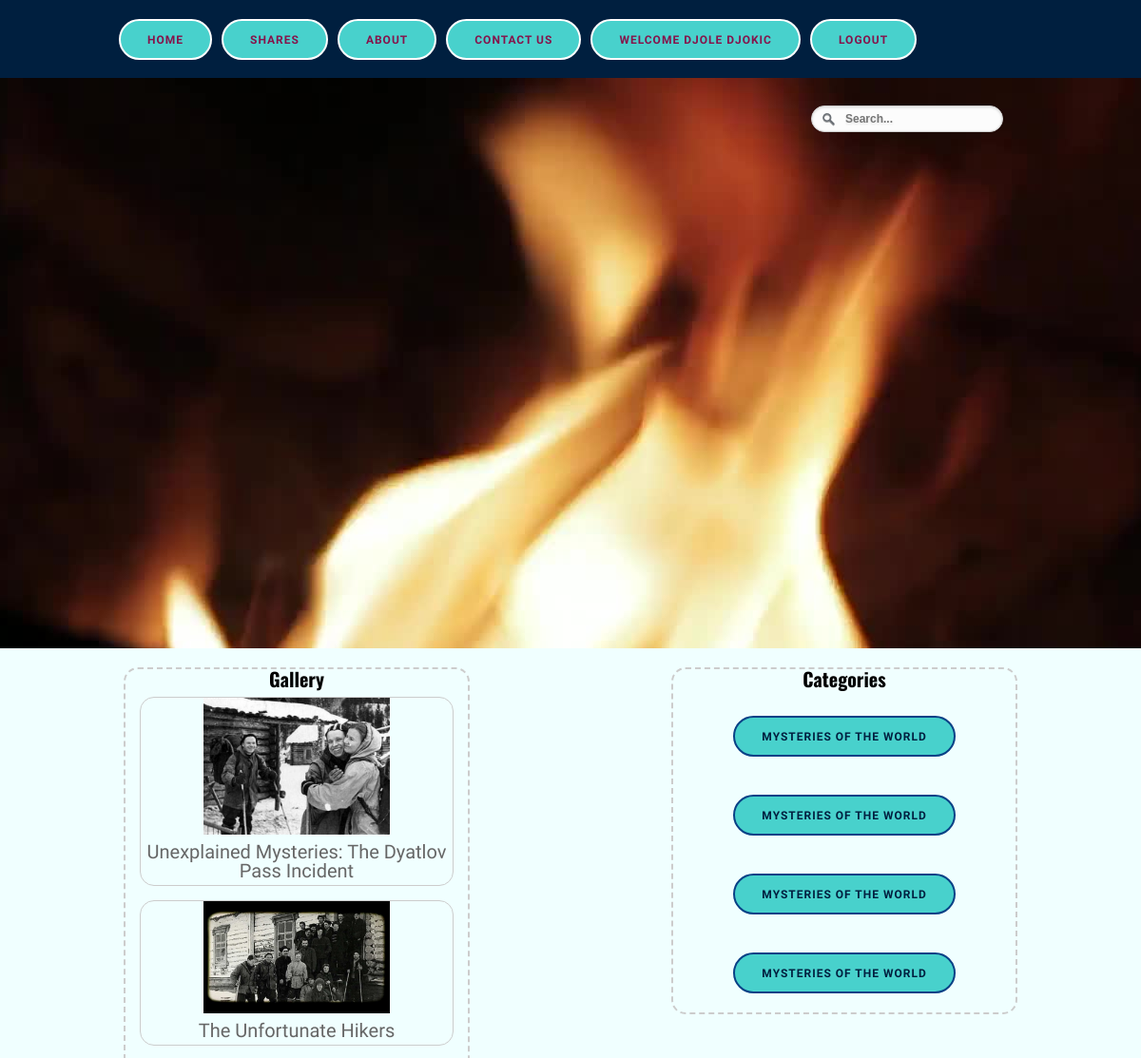
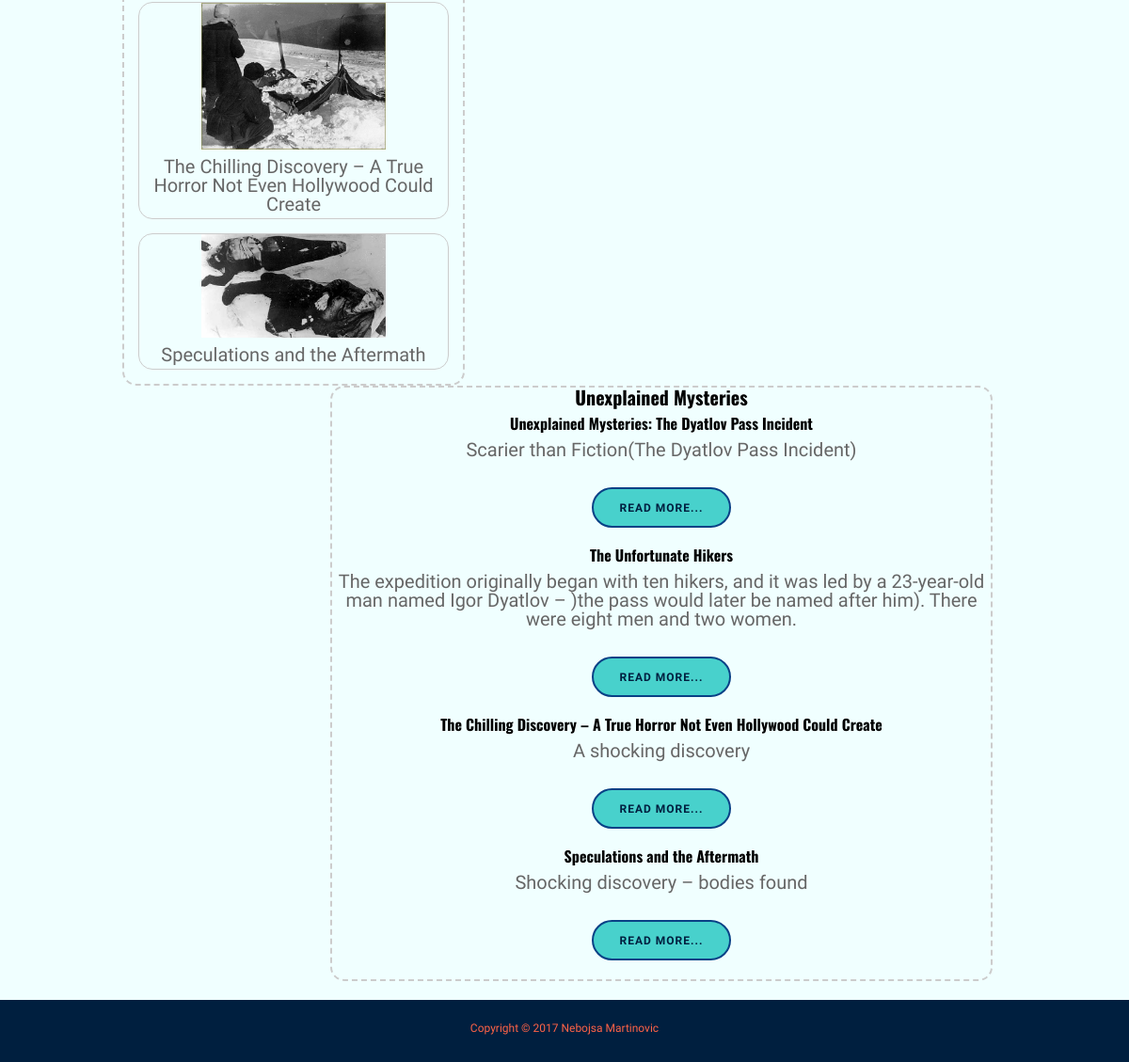
The page /category/index/2 (signed in) on the database its author committed (2 pictures, top to bottom).
### tables this page shows
CREATE TABLE IF NOT EXISTS `images` (
  `id_image` int(11) NOT NULL AUTO_INCREMENT,
  `img_title` varchar(200) NOT NULL,
  `img_intro` varchar(200) NOT NULL,
  `img_body` text NOT NULL,
  `img_date` datetime NOT NULL DEFAULT CURRENT_TIMESTAMP,
  `img_name` varchar(200) NOT NULL,
  `img_id` int(11) NOT NULL,
  `cat_title` varchar(200) NOT NULL,
  `cat_id` int(11) NOT NULL,
  PRIMARY KEY (`id_image`)
);

### views/main.php (called while the page is built)
<?php include 'includes/header.php'; ?>

### controllers/category.php (called while the page is built)
<?php
class Category extends Controller{
	protected function Index(){
		$viewmodel = new CategoryModel();
		$this->returnView($viewmodel->Index(), true);
	}
}
 ?>

### classes/Model.php (called while the page is built, shortened)
<?php
abstract class Model{
	protected $dbh;
	protected $stmt;
	public function __construct(){
		$this->dbh = new PDO("mysql:host=".DB_HOST.";dbname=".DB_NAME, DB_USER, DB_PASS);
	}
	public function query($query){
		$this->stmt = $this->dbh->prepare($query);
	}
	public function execute(){
		$this->stmt->execute();
	}
	public function resultSet(){
		$this->execute();
		return $this->stmt->fetchAll(PDO::FETCH_ASSOC);
	}
}
 ?>

### models/category.php (called while the page is built)
<?php
class CategoryModel extends Model{
public function Index(){
		if (isset($_GET['id'])) {
			$id = $_GET['id'];
			$this->query("SELECT * FROM images WHERE cat_id={$id} ");
			$rows = $this->resultSet();
		}
			return $rows;
		}
	}
?>

### views/category/index.php (the view, shortened to what this page needs)
<link rel="stylesheet" href="../../assets/css/style.css">
<link href="../../searchf/form.css" rel="stylesheet" type="text/css" />
 <section id="videoback" class="negativ">
        <video autoplay loop muted poster="Open-Fire.jpg" id="bgvid">
            <source src="../../video/Open-Fire.webm" type="video/webm">
            <source src="../../video/Open-Fire.mp4" type="video/mp4">
        </video>
    </section>
   <section id="drugi">
      <div class="wrapper">
        <div id="rightcat">
        <h2>Categories</h2>
        <?php foreach($viewmodel as $cat): ?>
          <ul>
            <li><a href="<?php echo ROOT_URL; ?>category/index/<?php echo $cat['img_id']; ?>" class="dugme"><?php echo $cat['cat_title']; ?></a></li>
          </ul>
          <?php endforeach; ?>
        </div>
         <div id="leftcat">
          <h2>Gallery</h2>
          <?php foreach($viewmodel as $image): ?>
            <div class="gallery">
              <a href="../../images/<?php echo $image['img_name']; ?>">
                <img src="../../images/<?php echo $image['img_name']; ?>" >
              </a>
              <div class="desc"><?php echo $image['img_title']; ?></div>
            </div>
          <?php endforeach; ?>
        </div>
         <div id="center">
            <h2>Unexplained Mysteries</h2>
            <?php foreach($viewmodel as $image): ?>
            <h4><?php echo $image['img_title']; ?></h4>
            <p><?php echo $image['img_intro']; ?></p>
            <a href="<?php echo ROOT_URL; ?>readmore/index/<?php echo $image['img_id']; ?>" class="dugme">Read More...</a>
            <?php endforeach; ?>
        </div>
  </div>
</section>
    <footer id="footer" class="negativ">
      <p>Copyright &copy; 2017 Nebojsa Martinovic</p>
    </footer>

### assets/css/style.css (style rules this page uses)
img { max-width:100%; }
p { margin:0 0 0.5em; }
.negativ { color:#FF6347; }
a:link, a:visited { color:#001f3f; text-decoration:none; }
.wrapper { width:auto; margin:0 auto; height: auto; overflow:hidden; }
#center { width: 700px; border:2px dashed #ccc; border-radius: 15px; margin-top: auto; float: right; margin-right: 25px; }
#rightcat { width: 360px; border:2px dashed #ccc; border-radius: 15px; float: right; margin-right: 10px; }
#rightcat ul { list-style-type: none; text-align: inherit; }
#leftcat { width: 360px; border:2px dashed #ccc; border-radius: 15px; float: left; margin-left: 10px; }
div.gallery { margin: 15px; border: 1px solid #ccc; float: left; width: auto; margin-top: auto; border-radius: 15px; }
div.gallery img { width: 60%; height: auto; }
div.desc { padding: 5px; text-align: center; }
.dugme { background: #48D1CC; border: 2px solid #094186; border-radius: 25px; color: #001f3f; display: inline-block; font-size: 12px; font-weight: 700; letter-spacing: 1px; line-height: 1; padding: 14px 28px 13px; margin:20px 5px; text-transform: uppercase; transition: all 0.2s ease; }
#drugi { padding:20px 0; text-align:center; overflow:hidden; }
#footer { background:#001f3f; padding:20px 0; text-align:center; font-size:12px; clear: both; }
#videoback { padding:300px 0; position:relative; overflow:hidden; text-align:center; }
#bgvid { position: absolute; top: 50%; left: 50%; min-width: 100%; min-height: 100%; width:auto; height:auto; z-index: -100; -webkit-transform: translateX(-50%) translateY(-50%); transform: translateX(-50%) translateY(-50%); background: url(video/Open-Fire.jpg) no-repeat; background-size: cover; }
@media screen and (min-width:1024px) and (max-width:1260px) { .wrapper { width:960px; } }
* { padding:0; margin:0; outline:0; }
body { font-family: 'Berkshire Swash', cursive; font-size:20px; line-height:20px; color:#666; background: #F0FFFF; }
a { color:#364f86; text-decoration: none; cursor:pointer; }
h1, h2, h3, h4, h5 { font-family: "Oswald", Arial, sans-serif; padding-bottom:8px; color: black; }
h2 { font-size:20px; line-height:21px; }
h4 { font-size:16px; line-height:19px; }

### rows shown on the page
images: cat_title "MYSTERIES OF THE WORLD", img_name (picture), img_title "Unexplained Mysteries: The Dyatlov Pass Incident", img_intro "Scarier than Fiction(The Dyatlov Pass Incident)"
images: cat_title "MYSTERIES OF THE WORLD", img_name (picture), img_title "The Unfortunate Hikers", img_intro "The expedition originally began with ten hikers, and it was led by a 23-year-old man named Igor Dyatlov – )the pass would later be named after him). There were eight men and two women."
images: cat_title "MYSTERIES OF THE WORLD", img_name (picture), img_title "The Chilling Discovery – A True Horror Not Even Hollywood Could Create", img_intro "A shocking discovery"
images: cat_title "MYSTERIES OF THE WORLD", img_name (picture), img_title "Speculations and the Aftermath", img_intro "Shocking discovery – bodies found"

### other values the page prints
$_SESSION['user_data']['name'] "DJOLE DJOKIC"
